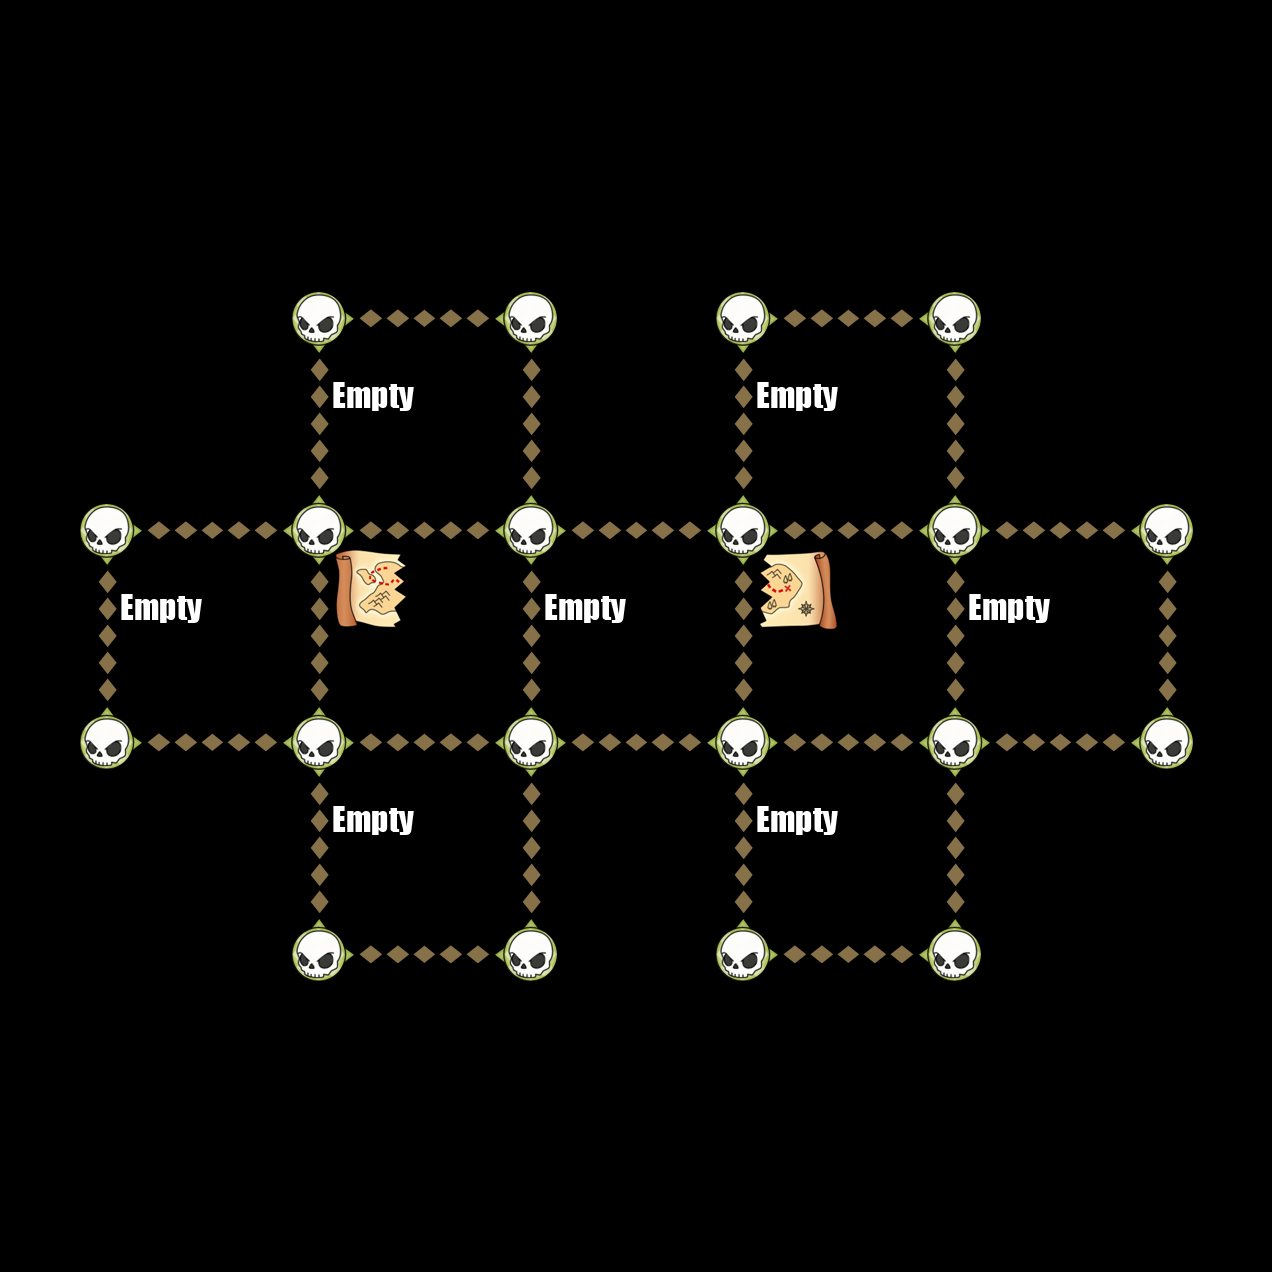

The image is a tile-based game level rendered from a .tmx file. Its description and source (layers, tilesets, objects; grid data summarised) follow:
An orthogonal 6x6 tile map with 212x212 px tiles, 6 tile layers (Down, Up, Left, Right, ...).

<map version="1.0" orientation="orthogonal" width="6" height="6" tilewidth="212" tileheight="212">
 <tileset firstgid="1" name="TileGraphic_Final-ipadhd" tilewidth="212" tileheight="212">
  <image source="TileGraphic_Final-ipadhd.png" width="636" height="1060" />
  <tile id="0">
   <properties>
    <property name="LineFilled" value="True" />
   </properties>
  </tile>
  <tile id="2">
   <properties>
    <property name="Item" value="TreasureBox" />
   </properties>
  </tile>
  <tile id="4">
   <properties>
    <property name="RowFilled" value="True" />
   </properties>
  </tile>
  <tile id="6">
   <properties>
    <property name="Item" value="CannonLeft" />
   </properties>
  </tile>
  <tile id="7">
   <properties>
    <property name="Item" value="ShipRight" />
   </properties>
  </tile>
  <tile id="8">
   <properties>
    <property name="Item" value="MapOne" />
   </properties>
  </tile>
  <tile id="9">
   <properties>
    <property name="Item" value="CannonRight" />
   </properties>
  </tile>
  <tile id="10">
   <properties>
    <property name="Item" value="ShipLeft" />
   </properties>
  </tile>
  <tile id="11">
   <properties>
    <property name="Item" value="MapTwo" />
   </properties>
  </tile>
  <tile id="12">
   <properties>
    <property name="Item" value="Empty" />
   </properties>
  </tile>
  <tile id="13">
   <properties>
    <property name="Item" value="Skull" />
   </properties>
  </tile>
  <tile id="14">
   <properties>
    <property name="Item" value="Fog" />
   </properties>
  </tile>
 </tileset>
 <layer name="Down" width="6" height="6">
  <data>[36 cells, 14 non-empty, 1 distinct tile ids]</data>
 </layer>
 <layer name="Up" width="6" height="6">
  <data>[36 cells, 14 non-empty, 1 distinct tile ids]</data>
 </layer>
 <layer name="Left" width="6" height="6">
  <data>[36 cells, 14 non-empty, 1 distinct tile ids]</data>
 </layer>
 <layer name="Right" width="6" height="6">
  <data>[36 cells, 14 non-empty, 1 distinct tile ids]</data>
 </layer>
 <layer name="Dots" width="6" height="6">
  <data>[36 cells, 20 non-empty, 1 distinct tile ids]</data>
 </layer>
 <layer name="Items" width="6" height="6">
  <data>[36 cells, 9 non-empty, 3 distinct tile ids]</data>
 </layer>
</map>
